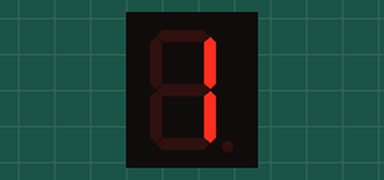
Recording of a sketch running on a simulated Arduino Uno, built with avr-gcc and run on an emulated ATmega328P. On the bench: 1-digit seven-segment display. Wiring (inferred from the names in the program): 1-digit 7-segment display, segments lit when HIGH: segments pin 2, pin 3, pin 4, pin 5, pin 6, pin 7, pin 8. The segment pins are drawn as the display they are named for; what the sketch prints to the serial monitor is not drawn.

Above: at 2.1 s.
At 3.1 s:
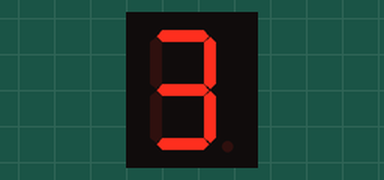
At 4.1 s:
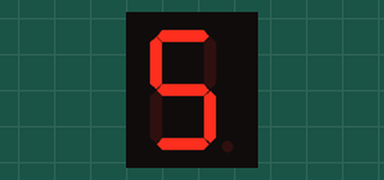
At 5.1 s:
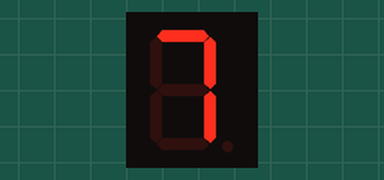
At 6.1 s:
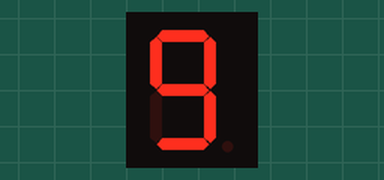
At 7.1 s:
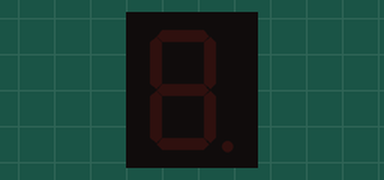

The sketch:

TAKKER_6_PT_1_DENIS.ino
```cpp
/* FUNDACION KINAL
   Denis Estuardo de Jesus Ramirez Padilla
   TALLER DE ELECTRONICA
   ALEJANDRO NAVAS
   2020288
   EB5AM
   TALLER 5 PARTE 1

*/


//inciso (A)
float conversor_kg_a_lb (float kg, float lb);
//inciso (B)
int conversor_amp_a_aamp (int amp, int aamp);
float lb = 2.2;
float aamp = 1000000;
//inciso (C),(D)
const int a = 2;
const int b = 3;
const int c = 4;
const int d = 5;
const int e = 6;
const int f = 7;
const int g = 8;

const int E = 7;
const int segmentos[E] = {a, b, c, d, e, f, g};

const int numeros[10][E] = {
  /*1*/ {0, 1, 1, 0, 0, 0, 0},
  /*3*/ {1, 1, 1, 1, 0, 0, 1},
  /*5*/ {1, 0, 1, 1, 0, 1, 1},
  /*7*/ {1, 1, 1, 0, 0, 0, 0},
  /*9*/ {1, 1, 1, 1, 0, 1, 1},
};
const int APAGADO = LOW;

void setup() {
  //inciso (A)
  Serial.begin(9600);
  delay (1000);
  Serial.println ("El resultado en libras es");
  Serial.println (conversor_kg_a_lb(25,lb));

  //inciso (B)
  delay (1000);
  Serial.println ("El resultado en microamperios es");
  Serial.println (conversor_amp_a_aamp(5000,aamp));

  //inciso (C),(D)
  for (int q=0; q<E; q++){
    pinMode(segmentos[q], OUTPUT);
    digitalWrite(segmentos[q], APAGADO);
  }
}
//inciso (C),(D)
void print(int z){
  for (int q=0; q<E; q++){
    digitalWrite(segmentos[q], numeros [z][q]);
  }
}

void loop() {
  for (int q=0; q<10; q++){
    print(q);
    delay(1000);
  }
}
//inciso (A)
float conversor_kg_a_lb (float kg, float lb)
{
  float resultado_lb;
  resultado_lb = kg*lb;
  return resultado_lb;
}
//inciso (B)
int conversor_amp_a_aamp (int amp, int aamp)
{
  int resultado_amp;
  resultado_amp = amp/aamp;
  return resultado_amp;
}
```

Measured:
- by itself, everything shown: repeats every 10.0 s, in 6 steps
- what the display in image 0 shows lasts 1.0 s, from 2.0 s to 3.0 s
- what the display in image 5 shows lasts 5.0 s, from 7.0 s to 12.0 s
